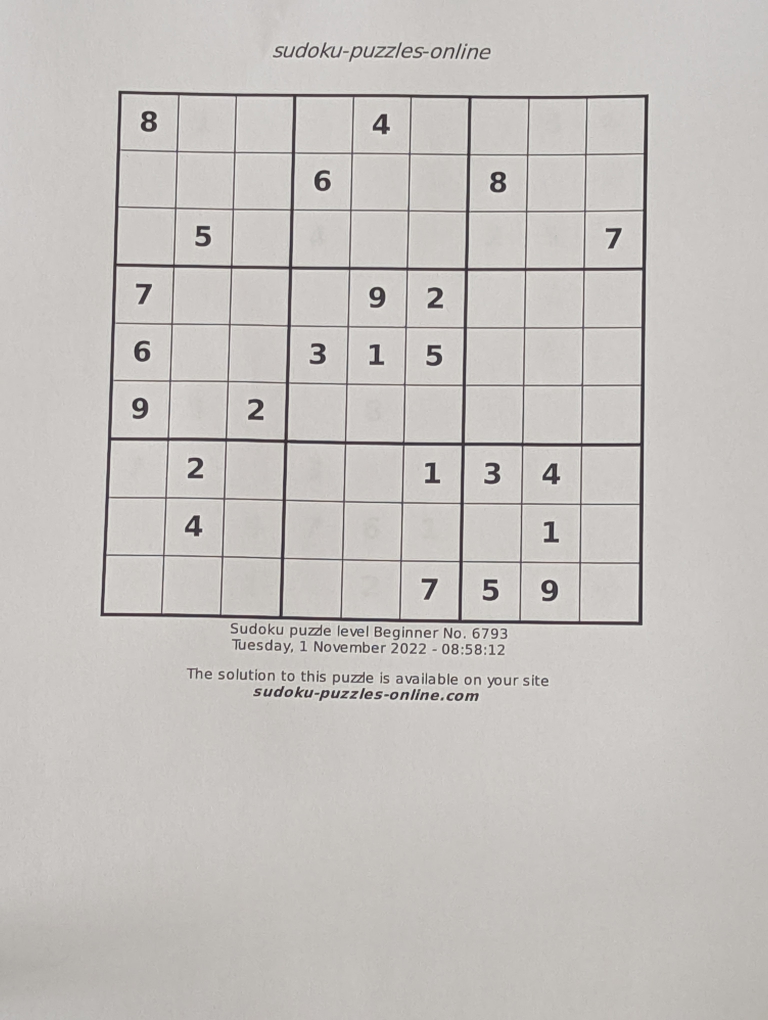
#> input picture lab6/data/test/01.jpg, 3072 x 4080 px (shown at 1/4 size); its folder holds only this picture in this run
$ python -i cod.py   (imports and definitions only)
#> lines starting #> are read from the running program, lines starting #| are printed output that depends on the picture; after the words box and inside, x2 and y2 are one past the last pixel; in counts of white or black regions, pixels touching at a corner belong together
import os
import numpy as np
import cv2 as cv


AFISEAZA = True
DIM_CAREU = 810   # 9 celule ori 90 pixeli
DIM_CELULA = DIM_CAREU // 9

def show_image(title,image):
    if not AFISEAZA:
        return
    image=cv.resize(image,(0,0),fx=0.3,fy=0.3)
    cv.imshow(title,image)
    cv.waitKey(0)
    cv.destroyAllWindows()


# PASUL 1a - extragerea careului
def extrage_careu(image):

    """
        gasesc careul sudoku in imagine si il indrept intr un patrat de 810 pe 810 pixeli prin transformare de perspectiva
        intorc imaginea color indreptata ca sa pot desena linii colorate peste ea si ca sa pot decupa celulele originale pt cifre
    """

    original = image.copy()

    image = cv.cvtColor(image,cv.COLOR_BGR2GRAY)
    image_m_blur = cv.medianBlur(image,3)
    image_g_blur = cv.GaussianBlur(image_m_blur, (0, 0), 5)
    image_sharpened = cv.addWeighted(image_m_blur, 1.2, image_g_blur, -0.8, 0)

    show_image('image_sharpened',image_sharpened)

    # PAS 1!!!
    # separ hartia (luminoasa) de fundal (inchis) prin thresholding
    _, hartie = cv.threshold(image_sharpened, 30, 255, cv.THRESH_BINARY)

    kernel = np.ones((3, 3), np.uint8)
    hartie = cv.erode(hartie, kernel)
    show_image('image_thresholded', hartie)

    # PAS 2!!!
    # masca de mai sus are gauri exact acolo unde sunt liniile careului
    # ele sunt inchise la culoare, deci cad sub prag
    # umplu masca pastrand doar conturul exterior al foii
    contururi_hartie, _ = cv.findContours(hartie, cv.RETR_EXTERNAL, cv.CHAIN_APPROX_SIMPLE)
    if len(contururi_hartie) == 0:
        raise ValueError('nu am gasit foaia in imagine')
    contur_foaie = max(contururi_hartie, key = cv.contourArea)

    hartie_plina = np.zeros_like(hartie)
    cv.drawContours(hartie_plina, [contur_foaie], -1, 255, -1)

    # PAS 3!!!
    # restang masca spre interior, ca sa scap de marginea foii
    # altfel conturul cel mai mare ar fi foaia intreaga, nu careul
    raza = max(3, int(0.01 * max(image.shape)))
    hartie_interior = cv.erode(hartie_plina, np.ones((raza, raza), np.uint8))
    show_image('hartie_interior', hartie_interior)

    # PAS 4!!!
    # in interiorul foii, cerneala (adica liniile careului si cifrele) este inchisa
    # prag adaptiv, ca sa nu ma incurce iluminarea neuniforma din poza
    cerneala = cv.adaptiveThreshold(image_sharpened, 255, cv.ADAPTIVE_THRESH_GAUSSIAN_C, cv.THRESH_BINARY_INV, 31, 10)

    cerneala = cv.bitwise_and(cerneala, hartie_interior)

    # ingros putin liniile ca sa fie sigur conectate intre ele
    cerneala = cv.dilate(cerneala, np.ones((3, 3), np.uint8))
    show_image('cerneala', cerneala)

    # PAS 5!!!
    # cel mai mare contur exterior este chenarul careului
    # liniile lui formeaza o singura componenta conexa
    contours, _ = cv.findContours(cerneala, cv.RETR_EXTERNAL, cv.CHAIN_APPROX_SIMPLE)
    max_area = 0
    top_left = top_right = bottom_left = bottom_right = None

    for i in range(len(contours)):

        if(len(contours[i]) >3):
            possible_top_left = None
            possible_bottom_right = None

            for point in contours[i].squeeze():
                # suma x+y este minima in contul stanga-sus si maxima in dreapta-jos
                if possible_top_left is None or point[0] + point[1] < possible_top_left[0] + possible_top_left[1]:
                    possible_top_left = point

                if possible_bottom_right is None or point[0] + point[1] > possible_bottom_right[0] + possible_bottom_right[1] :
                    possible_bottom_right = point

            # diferenta y-x este minima in dreapta sus si maxima in stanga jos
            diff = np.diff(contours[i].squeeze(), axis = 1)

            possible_top_right = contours[i].squeeze()[np.argmin(diff)]
            possible_bottom_left = contours[i].squeeze()[np.argmax(diff)]

            arie = cv.contourArea(np.array([[possible_top_left],[possible_top_right],[possible_bottom_right],[possible_bottom_left]]))

            if arie > max_area:
                max_area = arie
                top_left = possible_top_left
                bottom_right = possible_bottom_right
                top_right = possible_top_right
                bottom_left = possible_bottom_left

    if top_left is None:
        raise ValueError('nu am gasit niciun contur potrivit pentru careu')

    if AFISEAZA:
        image_copy = cv.cvtColor(image.copy(), cv.COLOR_GRAY2BGR)
        for colt in [top_left, top_right, bottom_left, bottom_right]:
            cv.circle(image_copy, tuple(colt), 20, (0, 0, 255), -1)
        show_image('detected corners', image_copy)

    # PAS 6!!!
    # transformarea de perspectiva: cele 4 colturi gasite defin cele 4 colturi ale unui patrat de 810 pe 810
    width = DIM_CAREU
    height = DIM_CAREU

    puzzle = np.array([top_left, top_right, bottom_right, bottom_left], dtype='float32')
    destination = np.array([[0, 0], [width - 1, 0], [width - 1, height - 1], [0, height - 1]], dtype='float32')

    M = cv.getPerspectiveTransform(puzzle, destination)
    result = cv.warpPerspective(original, M, (width, height))

    return result

# liniile sunt multipli de 90
# lines_vertical dau coordonata pe orizontala (coloana)
# lines_horizontal sau coordonata pe verticala (linia)
# decuparea unei celule: imagine[linii, coloane]

def construieste_linii():
    lines_horizontal = []

    for i in range(0, DIM_CAREU + 1, DIM_CELULA):
        lines_horizontal.append([(0, i), (DIM_CAREU - 1, i)])

    lines_vertical = []

    for i in range(0, DIM_CAREU + 1, DIM_CELULA):
        lines_vertical.append([(i, 0), (i, DIM_CAREU - 1)])

    return lines_horizontal, lines_vertical


def binarizeaza_careu(result):
    # din careul indreptat obtin o imagine binara in care cerneala este alba
    # pe aceasta imagine masor cat de plina este fiecare celula

    gray = cv.cvtColor(result, cv.COLOR_BGR2GRAY)
    gray = cv.GaussianBlur(gray, (5, 5), 0)

    thresh = cv.adaptiveThreshold(gray, 255, cv.ADAPTIVE_THRESH_GAUSSIAN_C, cv.THRESH_BINARY_INV, 31, 10)

    return thresh


def decupeaza_celula(imagine, lines_horizontal, lines_vertical, i, j, margine=12):
    # decupez celula (i, j) fara chenar

    y_min = lines_vertical[j][0][0]
    y_max = lines_vertical[j + 1][1][0]
    x_min = lines_horizontal[i][0][1]
    x_max = lines_horizontal[i + 1][1][1]

    patch = imagine[x_min + margine:x_max - margine, y_min + margine:y_max - margine].copy()

    return patch


# PASUL 1B!!!!!!!!
# PASUL 3!!!! configuratia 0 si X
# pt fiecare celula calculez media intensitatii pe imaginea binarizata, unde cerneala e alba
# o celula goala are media aproape 0, celula cu cifra are media mult mai mare
# pt a fixa pragul: sortez cele 81 de medii si caut cel mai mare salt intre 2 val consecutive

def medii_celule(thresh, lines_horizontal, lines_vertical):
    # media intensitatii pentru fiecare dintre cele 81 de celule, o folosesc ca sa aleg pragul
    medii = np.zeros((9, 9))

    for i in range(9):
        for j in range(9):
            patch = decupeaza_celula(thresh, lines_horizontal, lines_vertical, i, j)
            medii[i, j] = np.mean(patch)

    return medii

def alege_prag(medii):
    # pragul il aleg automat din datele imaginii

    valori = np.sort(medii.flatten())
    salturi = np.diff(valori)
    k = int(np.argmax(salturi))

    return (valori[k] + valori[k + 1]) / 2

def determina_configuratie_careu_ox(thresh, lines_horizontal, lines_vertical, prag = None):

    matrix = np.empty((9,9), dtype='str')

    medii = medii_celule(thresh, lines_horizontal, lines_vertical)

    if prag is None:
        prag = alege_prag(medii)

    for i in range(len(lines_horizontal) - 1):
        for j in range(len(lines_vertical) - 1):
            # celula are mai multa cerneala --->>> inseamna ca contine o cifra
            matrix[i][j] = 'x' if medii[i, j] > prag else 'o'

    return matrix

# [14 lines left out: function vizualizare_configuratie, not called in this run]

# PASUL 4!!! SABLOANE PT CIFRE

DIM_TEMPLATE = 60   # toate cifrele si sabloanele ajung la 60 pe 60
_cache_templates = {}   # sabloanele citite o singura data

# [53 lines left out: functions normalizeaza_cifra, creeaza_templates_din_imagine, not called in this run]

def incarca_templates(director='templates'):
    # citesc sabloanele o singura data si le tin in memorie
    if director in _cache_templates:
        return _cache_templates[director]

    templates = {}

    for j in range(1, 10):
        cale = os.path.join(director, str(j) + '.jpg')

        img_template = cv.imread(cale)

        if img_template is None:
            raise FileNotFoundError('lipseste sablonul %s' % cale)

        img_template = cv.cvtColor(img_template, cv.COLOR_BGR2GRAY)
        _, img_template = cv.threshold(img_template, 127, 255, cv.THRESH_BINARY)
        templates[j] = cv.resize(img_template, (DIM_TEMPLATE, DIM_TEMPLATE))

    _cache_templates[director] = templates
    return templates

def clasifica_cifra(patch, director_templates = 'templates'):
    # compar celula normalizata cu fiecare sablon si aleg cifra cu corelatia cea mai mare

    templates = incarca_templates(director_templates)

    cifra = normalizeaza_cifra(patch)
    if cifra is None:
        return -1

    maxi = -np.inf
    poz = -1

    for j in range(1,10):
        corr = cv.matchTemplate(cifra, templates[j], cv.TM_CCOEFF_NORMED)
        corr = np.max(corr)
        if corr > maxi:
            maxi = corr
            poz = j

    return poz

def determina_configuratie_careu_ocifre(img, thresh, lines_horizontal, lines_vertical, prag = None, director_templates = 'templates'):

    matrix = np.empty((9,9), dtype='str')

    medii = medii_celule(thresh, lines_horizontal, lines_vertical)
    if prag is None:
        prag = alege_prag(medii)

    for i in range(len(lines_horizontal) - 1):
        for j in range(len(lines_vertical) - 1):

            if medii[i, j] <= prag:
                matrix[i][j] = 'o'
                continue

            patch = decupeaza_celula(thresh, lines_horizontal, lines_vertical, i, j)
            cifra = clasifica_cifra(patch, director_templates)
            matrix[i][j] = 'o' if cifra == -1 else str(cifra)

    return matrix


# =====================================================================
# rularea pe un folder intreg
# =====================================================================
def matrice_ca_text(matrix):
    return '\n'.join(''.join(matrix[i]) for i in range(9))


def proceseaza_imagine(cale_imagine, director_templates='templates', cu_cifre=True):
#> called with cale_imagine = 'data/test/01.jpg', director_templates = 'templates', cu_cifre = True
    img = cv.imread(cale_imagine)
#> img is the input picture: shape (4080, 3072, 3); mean B, G, R 190.4, 193.6, 197.3
    if img is None:
        raise FileNotFoundError(cale_imagine)

    result = extrage_careu(img)
#> in extrage_careu, `image_sharpened = cv.addWeighted(image_m_blur, 1.2, image_g_blur, -0.8..`:
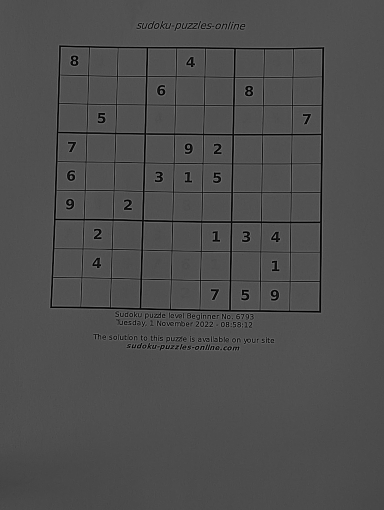
#> image_sharpened: shape (4080, 3072) (shown at 1/8 size); min 0, max 170, mean 78.1
#> in extrage_careu, `_, hartie = cv.threshold(image_sharpened, 30, 255, cv.THRESH_BINARY)`:
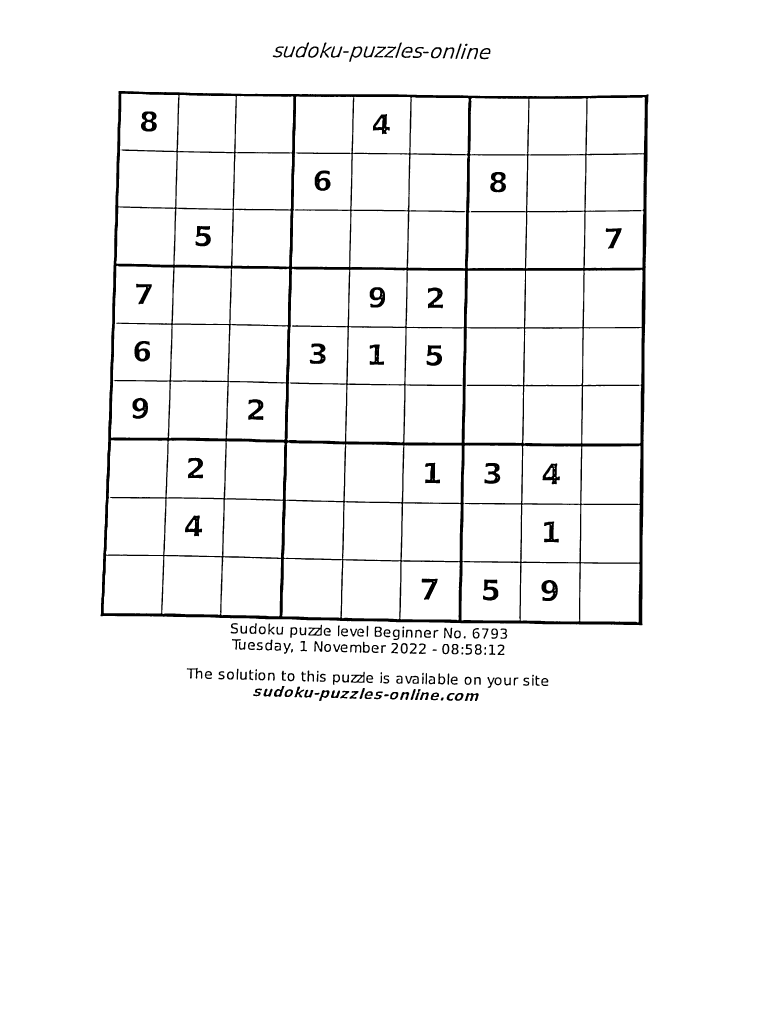
#> hartie: shape (4080, 3072) (shown at 1/4 size); 96.4% white; 180 black regions, largest, box (x1, y1, x2, y2) and area: (402, 364, 2594, 2501) 317176, (564, 445, 627, 526) 3057, (2166, 2320, 2231, 2404) 3055
#> in extrage_careu, `contururi_hartie, _ = cv.findContours(hartie, cv.RETR_EXTERNAL, cv.CHA..`: contururi_hartie = [[[0, 0], [0, 4079], [3071, 4079], [3071, 0]]]
#> in extrage_careu, `contur_foaie = max(contururi_hartie, key = cv.contourArea)`: contur_foaie = [[0, 0], [0, 4079], [3071, 4079], [3071, 0]]
#> call 4 of show_image, with title = 'cerneala'
#> in show_image (call 4), `image=cv.resize(image,(0,0),fx=0.3,fy=0.3)`:
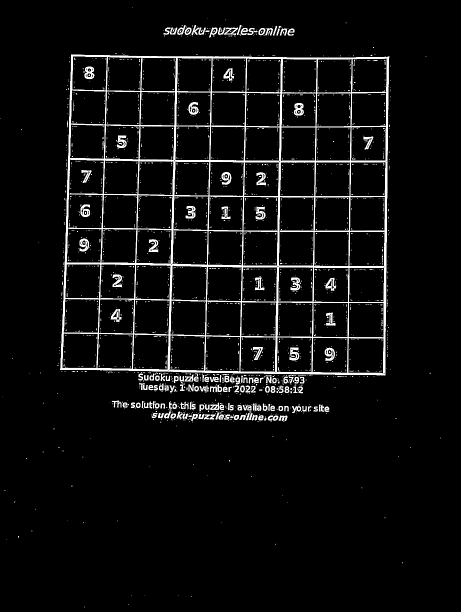
#> image: shape (1224, 922) (shown at 1/2 size); min 0, max 255, mean 14.2
#> in extrage_careu, `contours, _ = cv.findContours(cerneala, cv.RETR_EXTERNAL, cv.CHAIN_APP..`: contours = 702 contours, 367 with area under 20; largest, box (x1, y1, x2, y2) and area: (400, 362, 2596, 2503) 4509420, (1278, 167, 1372, 234) 2196, (1494, 184, 1587, 234) 1937, (1394, 184, 1451, 250) 1910, (1181, 167, 1238, 232) 1882
#> the loop in extrage_careu, `for i in range(len(contours)): ` made 702 passes
#> (arie, max_area, top_left, bottom_right, top_right, bottom_left) on passes 10, 62, 64, 68, 69: (29, 29, [122, 3574], [124, 3584], [126, 3575], [122, 3584]), (47, 47, [1532, 2794], [1545, 2797], [1545, 2794], [1531, 2798]), (142, 142, [1767, 2788], [1772, 2802], [1776, 2789], [1760, 2801]), (154, 154, [1537, 2776], [1554, 2785], [1556, 2778], [1535, 2785]), (1534.5, 1534.5, [1867, 2771], [1906, 2805], [1915, 2774], [1858, 2803])
#> after the loop in extrage_careu, `for i in range(len(contours)):`: bottom_left = [400, 2464]; bottom_right = [2569, 2502]; max_area = 4535830; top_left = [474, 362]; top_right = [2595, 376]
#> the loop in extrage_careu, `for colt in [top_left, top_right, bottom_left, bottom_right]:` made 4 passes
#> in show_image (call 5), `image=cv.resize(image,(0,0),fx=0.3,fy=0.3)`:
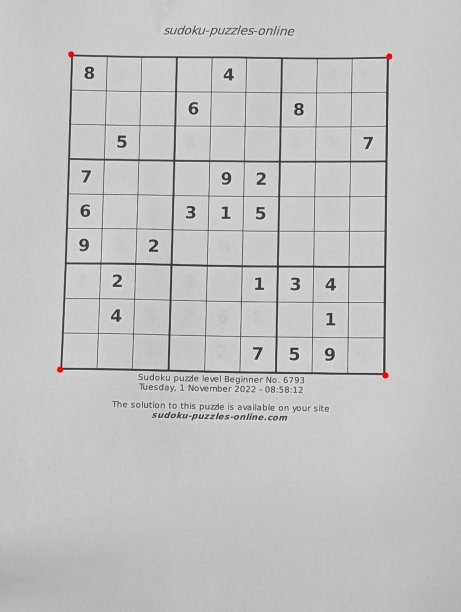
#> image: shape (1224, 922, 3) (shown at 1/2 size); mean of channels 0, 1, 2 194.2, 194.2, 194.3; drawn as B, G, R
#> in extrage_careu, `puzzle = np.array([top_left, top_right, bottom_right, bottom_left], dt..`: puzzle = [[474, 362], [2595, 376], [2569, 2502], [400, 2464]]
#> in extrage_careu, `M = cv.getPerspectiveTransform(puzzle, destination)`: M = [[0.388, 0.0137, -188.9], [-0.00261, 0.396, -142.1], [5.15e-06, 1.11e-05, 1]]
#> in extrage_careu, `result = cv.warpPerspective(original, M, (width, height))`:
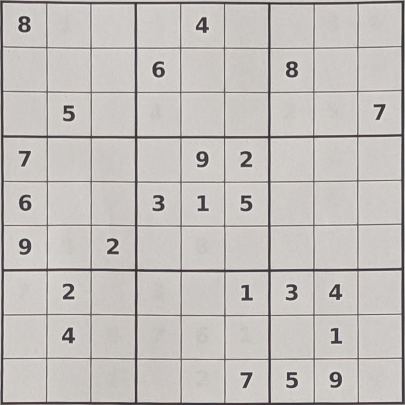
#> result: shape (810, 810, 3) (shown at 1/2 size); mean B, G, R 188.2, 190.9, 194.9
    thresh = binarizeaza_careu(result)
    lh, lv = construieste_linii()

    matrice_ox = determina_configuratie_careu_ox(thresh, lh, lv)
#> the loop in medii_celule, `for i in range(9):` made 9 passes
#> pass 1, in decupeaza_celula (call 5), `patch = imagine[x_min + margine:x_max - margine, y_min + margine:y_max..`:
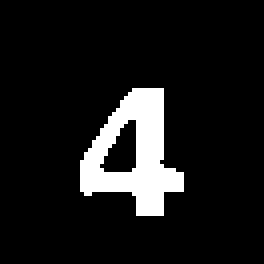
#> patch: shape (66, 66) (shown 4 times larger); 9.8% white; 1 white region, box (x1, y1, x2, y2) and area: (20, 22, 46, 54) 426
#> in alege_prag, `valori = np.sort(medii.flatten())`: valori = 81 values from 0 to 29.74
#> in alege_prag, `salturi = np.diff(valori)`: salturi = 80 values, max 19.73 at index 56, min 0 at index 0, mean 0.372
#> in alege_prag, `k = int(np.argmax(salturi))`: k = 56
#> in determina_configuratie_careu_ox, `prag = alege_prag(medii)`: prag = 9.86
    matrice_cifre = None
    if cu_cifre:
        matrice_cifre = determina_configuratie_careu_ocifre(result, thresh, lh, lv,
                                                            director_templates=director_templates)
#> the loop in medii_celule (call 2), `for i in range(9):` made 9 passes
#> pass 3, in decupeaza_celula (call 108), `patch = imagine[x_min + margine:x_max - margine, y_min + margine:y_max..`:
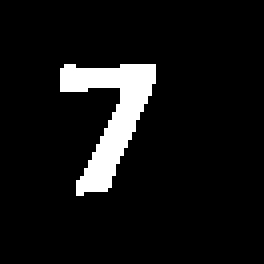
#> patch: shape (66, 66) (shown 4 times larger); 7.7% white; 1 white region, box (x1, y1, x2, y2) and area: (15, 16, 39, 49) 337

    return result, thresh, matrice_ox, matrice_cifre


# [18 lines left out: function proceseaza_folder, not called in this run]

#> (the run stopped early here; a loop or call above may not have finished)
